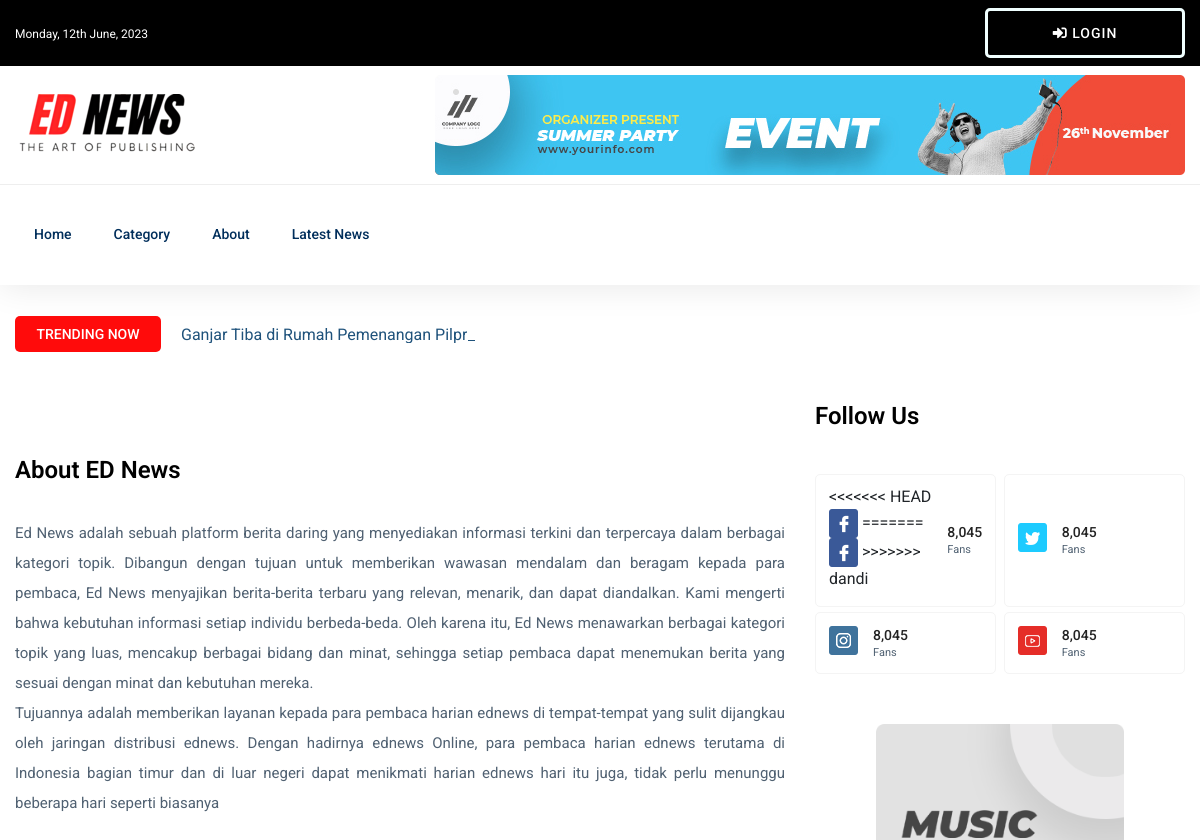
The page /about.php (upper part) on the database as committed earlier.
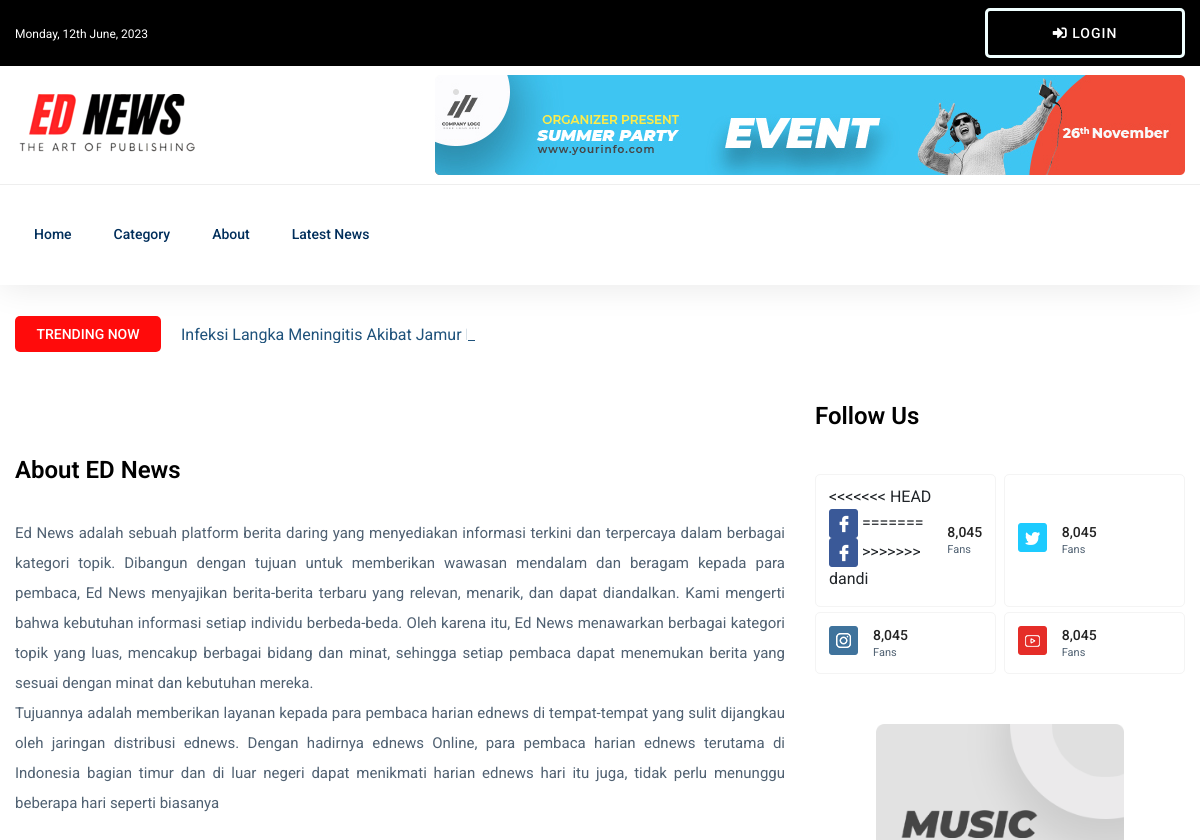
The same page on the database as committed later.
### tables this page shows
CREATE TABLE `komentar` (
  `id_komentar` int(11) NOT NULL,
  `nama_pengirim` varchar(50) NOT NULL,
  `komentar` text NOT NULL,
  `tgl_komentar` datetime NOT NULL,
  `id_berita` int(11) NOT NULL
);

CREATE TABLE `berita` (
  `id` int(11) NOT NULL,
  `judul` varchar(100) NOT NULL,
  `tgl_publish` datetime NOT NULL,
  `isi` text NOT NULL,
  `id_kategori` int(11) NOT NULL,
  `id_penulis` int(11) NOT NULL,
  `gambar` text NOT NULL
);

### trending.php (the view)
<?php
$query_berita = mysqli_query($koneksi,
"SELECT *, COUNT(id_berita) AS jmlh FROM komentar JOIN berita ON komentar.id_berita = berita.id GROUP BY id_berita ORDER BY jmlh DESC");
?>
<div class="row">
    <div class="col-lg-12">
        <div class="trending-tittle">
            <strong>Trending now</strong>
            <div class="trending-animated">
                <ul id="js-news" class="js-hidden">
                    <?php
                    while ($data_berita = mysqli_fetch_assoc($query_berita)) {
                        $judul_berita_tren = $data_berita['judul'];
                    ?>
                        <li class='news-item'>
                        <a href="details.php?id=<?= $data_berita['id']; ?>">
                        <?= $judul_berita_tren; ?>
                        </a>
                        </li>
                    <?php }
                    ?>
                </ul>
            </div>
        </div>
    </div>
</div>

### about.php (shortened to what this page needs)
<!doctype html>
<html class="no-js" lang="zxx">
<?php include "head.html";
include 'admin/koneksi.php';
?>
<body>
  <?php include "header.php" ?>
  <main>
    <div class="about-area">
      <div class="container">
        <?php include 'trending.php'; ?>
        <div class="row">
          <div class="col-lg-8">
            <div class="about-right mb-90">
              <div class="about-img">
              </div>
              <div class="section-tittle mb-30 pt-30">
                <h3>About ED News</h3>
              </div>
              <div class="about-prea">
                <p class="about-pera1 mb-25 p">
                  Ed News adalah sebuah platform berita daring yang menyediakan informasi terkini dan terpercaya dalam berbagai kategori topik. Dibangun dengan tujuan untuk memberikan wawasan mendalam dan beragam kepada para pembaca, Ed News menyajikan berita-berita terbaru yang relevan, menarik, dan dapat diandalkan.
                  Kami mengerti bahwa kebutuhan informasi setiap individu berbeda-beda. Oleh karena itu, Ed News menawarkan berbagai kategori topik yang luas, mencakup berbagai bidang dan minat, sehingga setiap pembaca dapat menemukan berita yang sesuai dengan minat dan kebutuhan mereka. <br>
                  Tujuannya adalah memberikan layanan kepada para pembaca harian ednews di tempat-tempat yang sulit dijangkau oleh jaringan distribusi ednews. Dengan hadirnya ednews Online, para pembaca harian ednews terutama di Indonesia bagian timur dan di luar negeri dapat menikmati harian ednews hari itu juga, tidak perlu menunggu beberapa hari seperti biasanya
                </p>
              </div>
            </div>
          </div>
        </div>
      </div>
    </div>
  </main>
</body>
</html>

### header.php (shortened to what this page needs)
<header>
    <div class="header-area">
        <div class="main-header ">
            <div class="header-top black-bg d-none d-md-block">
                <div class="container">
                    <div class="col-xl-12">
                        <div class="row d-flex justify-content-between align-items-center">
                            <div class="header-info-left">
                                <ul>
                                    <li><?php echo date('l, jS F, Y'); ?></li>
                                </ul>
                            </div>
                            <div>
                                <ul>
                                    <li><a href="#" class="btn login-btn" data-toggle="modal" data-target="#loginModal"><i class="fas fa-sign-in-alt"></i> Login</a></li>
                                </ul>
                            </div>
                        </div>
                    </div>
                </div>
            </div>
            <div class="header-mid d-none d-md-block">
                <div class="container">
                    <div class="row d-flex align-items-center">
                        <div class="col-xl-3 col-lg-3 col-md-3">
                            <div class="logo">
                                <a href="index.php"><img src="assets/img/logo/logoo.png" alt=""></a>
                            </div>
                        </div>
                        <div class="col-xl-9 col-lg-9 col-md-9">
                            <div class="header-banner f-right ">
                                <img src="assets/img/hero/header_card.jpg" alt="">
                            </div>
                        </div>
                    </div>
                </div>
            </div>
            <div class="header-bottom header-sticky">
                <div class="container">
                    <div class="row align-items-center">
                        <div class="col-xl-10 col-lg-10 col-md-12 header-flex">
                            <div class="main-menu d-none d-md-block">
                                <nav>
                                    <ul id="navigation">
                                        <li><a href="index.php">Home</a></li>
                                        <li><a href="categori.php?Semua">Category</a></li>
                                        <li><a href="about.php">About</a></li>
                                        <li><a href="latest_news.php">Latest News</a></li>
                                    </ul>
                                </nav>
                            </div>
                        </div>
                        <div class="col-12">
                        </div>
                    </div>
                </div>
            </div>
        </div>
    </div>
</header>

### assets/css/ticker-style.css (style rules this page uses)
.ticker-content a { text-decoration: none; color: #1F527B; }

### about.php (style rules this page uses)
.p { text-align: justify; }

### header.php (style rules this page uses)
.login-btn { background-color: transparent !important; border: solid; border-color: azure; padding : 15px 1px; }

Rows that differ between the two databases and show on the page:
no longer on this page (row unchanged): komentar: id_berita.judul "Ganjar Tiba di Rumah Pemenangan Pilpres, Disambut Palang Pintu"
added komentar: id_berita.judul "Infeksi Langka Meningitis Akibat Jamur Merebak di AS, Picu 3 Orang Tewas"
